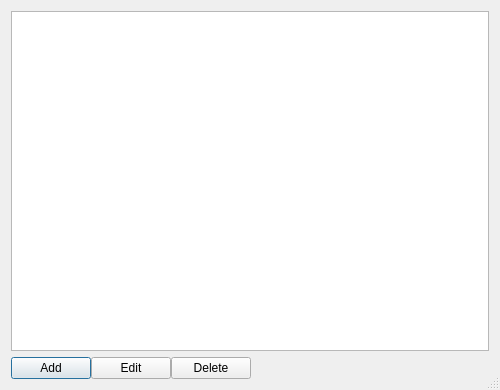
<?xml version="1.0" encoding="UTF-8"?>
<ui version="4.0">
 <class>TextItemEditor</class>
 <widget class="QDialog" name="TextItemEditor">
  <property name="windowModality">
   <enum>Qt::WindowModal</enum>
  </property>
  <property name="geometry">
   <rect>
    <x>0</x>
    <y>0</y>
    <width>500</width>
    <height>390</height>
   </rect>
  </property>
  <property name="sizePolicy">
   <sizepolicy hsizetype="Preferred" vsizetype="Preferred">
    <horstretch>0</horstretch>
    <verstretch>0</verstretch>
   </sizepolicy>
  </property>
  <property name="minimumSize">
   <size>
    <width>500</width>
    <height>300</height>
   </size>
  </property>
  <property name="windowTitle">
   <string>Text Item Editor</string>
  </property>
  <property name="sizeGripEnabled">
   <bool>true</bool>
  </property>
  <property name="modal">
   <bool>true</bool>
  </property>
  <layout class="QVBoxLayout" name="verticalLayout">
   <item>
    <widget class="QListView" name="list_view">
     <property name="sizePolicy">
      <sizepolicy hsizetype="Expanding" vsizetype="Expanding">
       <horstretch>0</horstretch>
       <verstretch>0</verstretch>
      </sizepolicy>
     </property>
     <property name="alternatingRowColors">
      <bool>true</bool>
     </property>
     <property name="selectionBehavior">
      <enum>QAbstractItemView::SelectRows</enum>
     </property>
    </widget>
   </item>
   <item>
    <layout class="QHBoxLayout" name="horizontalLayout">
     <property name="spacing">
      <number>0</number>
     </property>
     <item>
      <widget class="QPushButton" name="btn_add">
       <property name="sizePolicy">
        <sizepolicy hsizetype="Maximum" vsizetype="Fixed">
         <horstretch>0</horstretch>
         <verstretch>0</verstretch>
        </sizepolicy>
       </property>
       <property name="text">
        <string>Add</string>
       </property>
      </widget>
     </item>
     <item alignment="Qt::AlignLeft">
      <widget class="QPushButton" name="btn_edit">
       <property name="sizePolicy">
        <sizepolicy hsizetype="Maximum" vsizetype="Fixed">
         <horstretch>0</horstretch>
         <verstretch>0</verstretch>
        </sizepolicy>
       </property>
       <property name="text">
        <string>Edit</string>
       </property>
      </widget>
     </item>
     <item>
      <widget class="QPushButton" name="btn_delete">
       <property name="sizePolicy">
        <sizepolicy hsizetype="Maximum" vsizetype="Fixed">
         <horstretch>0</horstretch>
         <verstretch>0</verstretch>
        </sizepolicy>
       </property>
       <property name="text">
        <string>Delete</string>
       </property>
      </widget>
     </item>
     <item>
      <spacer name="horizontalSpacer">
       <property name="orientation">
        <enum>Qt::Horizontal</enum>
       </property>
       <property name="sizeType">
        <enum>QSizePolicy::Expanding</enum>
       </property>
       <property name="sizeHint" stdset="0">
        <size>
         <width>10</width>
         <height>20</height>
        </size>
       </property>
      </spacer>
     </item>
    </layout>
   </item>
  </layout>
 </widget>
 <resources/>
 <connections/>
</ui>
